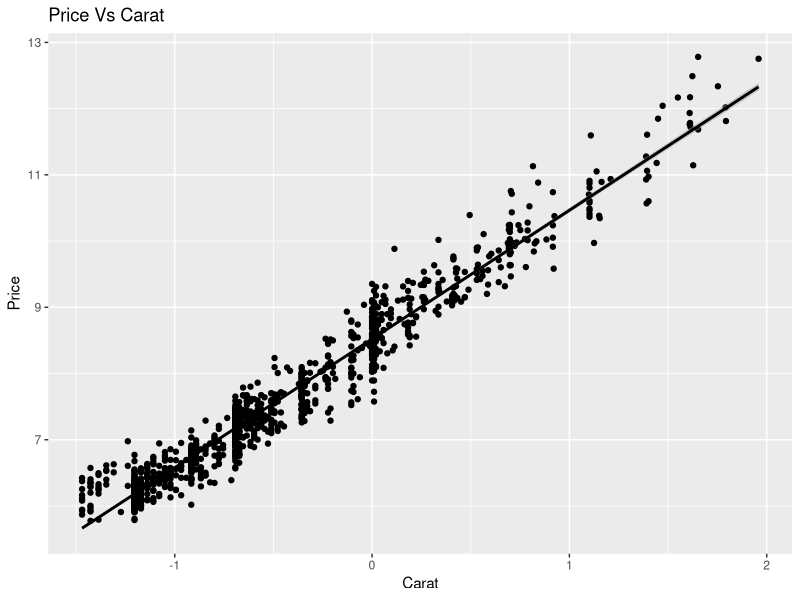
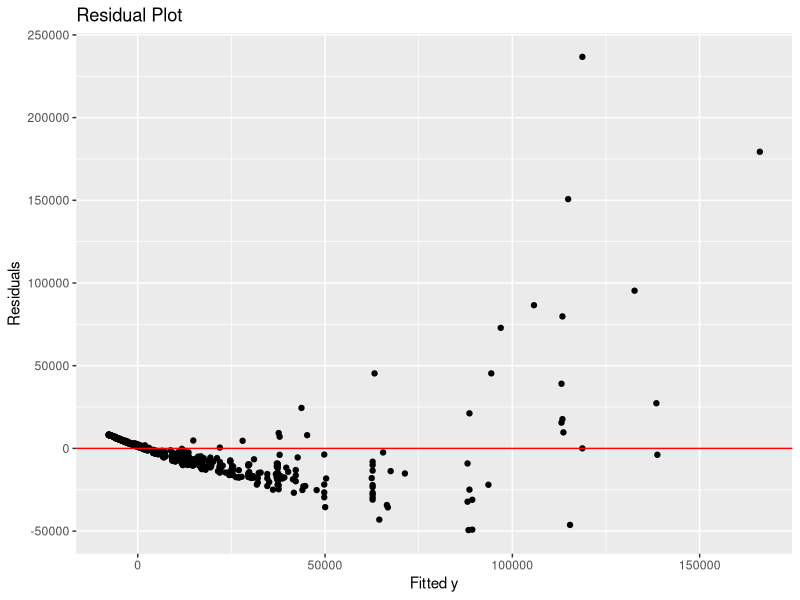
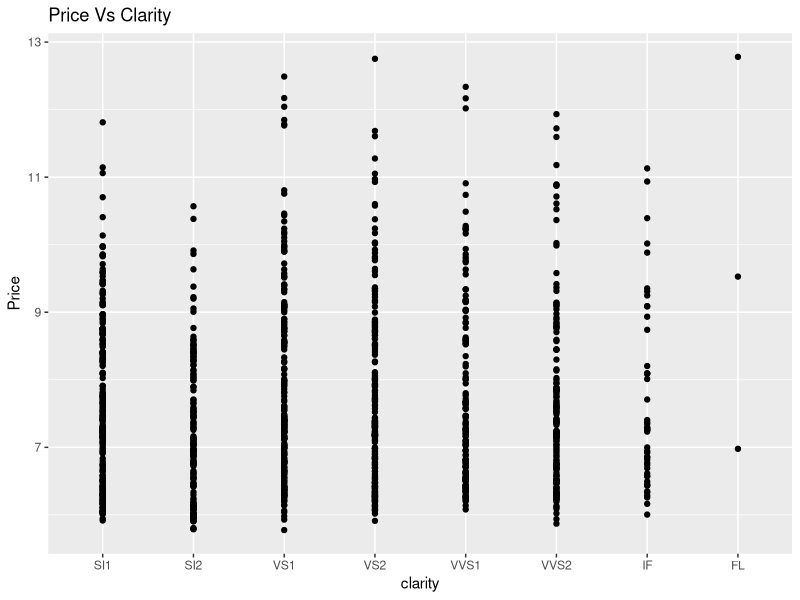
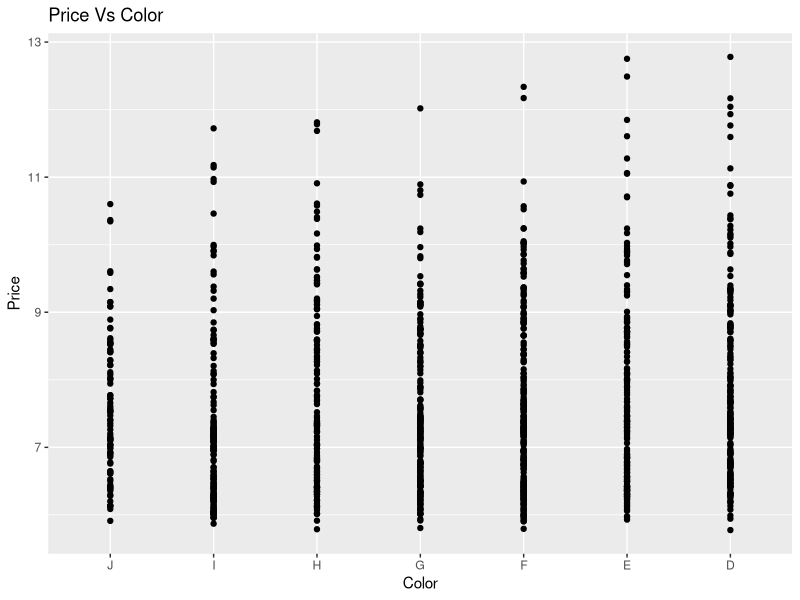
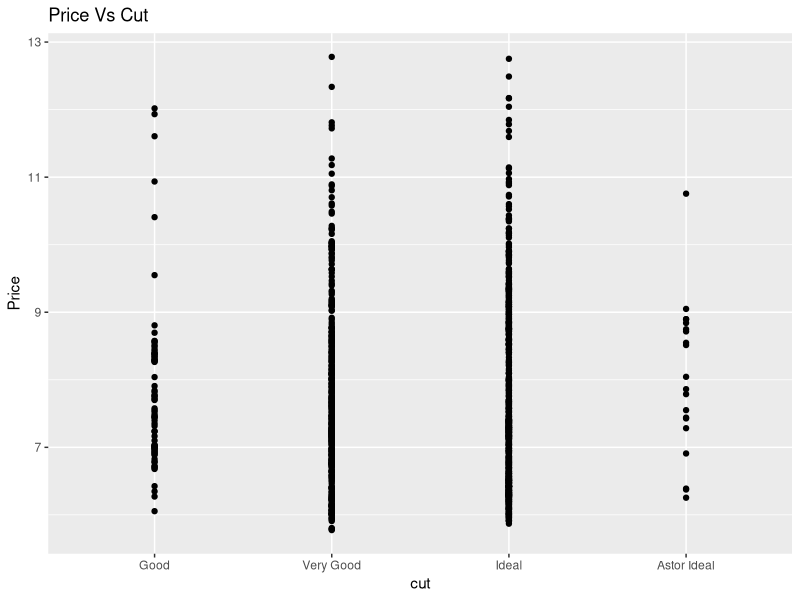
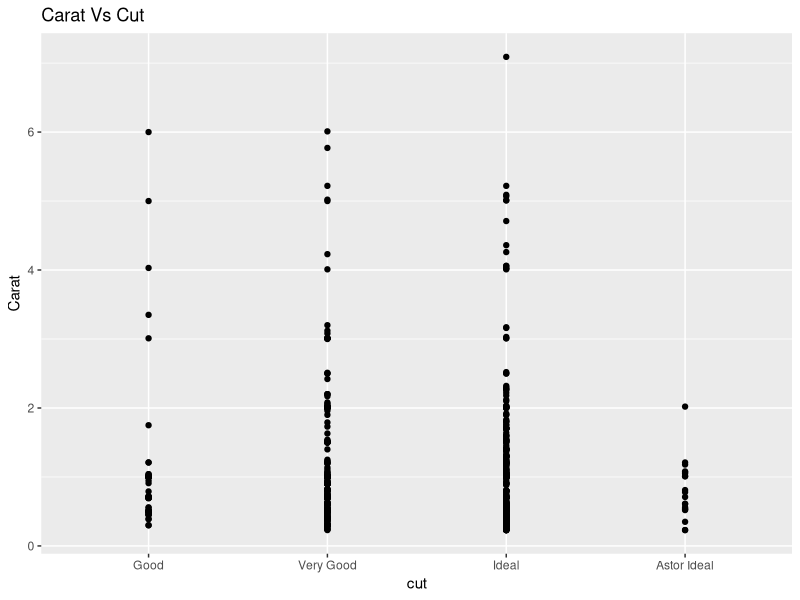
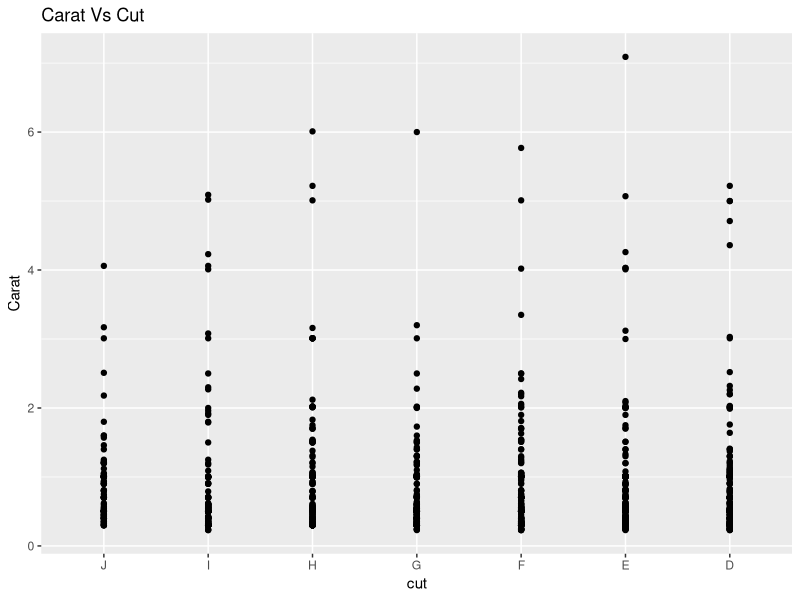
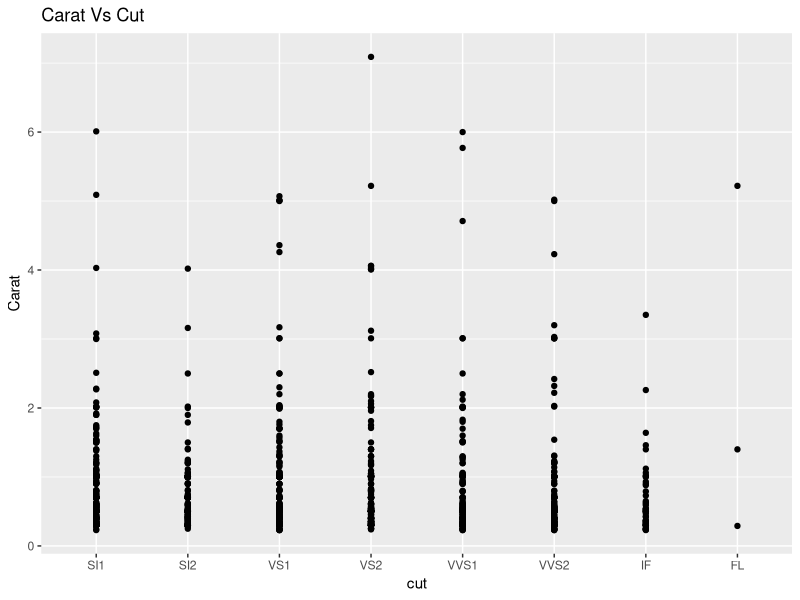

The R source for these figures, in order:
## ---- chunk 1
library(tidyverse)
library(ggplot2)
library(MASS)
library(dplyr)
Data <- read.csv("diamonds4.csv", header= T)
Data$clarity <- factor(Data$clarity, levels = c("SI1", "SI2", "VS1", "VS2", "VVS1", "VVS2", "IF", "FL"))
Data$color <- factor(Data$color, levels = c("J", "I", "H", "G", "F", "E", "D"))
Data$cut <- factor(Data$cut, levels = c("Good", "Very Good", "Ideal", "Astor Ideal"))
## ---- chunk 2
ggplot(Data, aes(x=log(carat), y=log(price)))+
  geom_point()+
  labs(x= "Carat",
       y= "Price",
       title = "Price Vs Carat")+
  geom_smooth(method="lm", col="black")
result <- lm(price~carat, Data)
Data$yhat<-result$fitted.values
Data$res<-result$residuals
ggplot(Data, aes(x=yhat,y=res))+
  geom_point()+
  geom_hline(yintercept=0, color="red")+
  labs(x="Fitted y", y="Residuals", title="Residual Plot")
## ---- chunk 3
ggplot(Data, aes(x= clarity, y=log(price)))+
  geom_point()+
  labs(x= "clarity",
       y= "Price",
       title = "Price Vs Clarity")
## ---- chunk 4
ggplot(Data, aes(x= color, y=log(price)))+
  geom_point()+
  labs(x= "Color",
       y= "Price",
       title = "Price Vs Color")
## ---- chunk 5
ggplot(Data, aes(x= cut, y=log(price)))+
  geom_point()+
  labs(x= "cut",
       y= "Price",
       title = "Price Vs Cut")
## ---- chunk 6
ggplot(Data, aes(x= cut, y=carat))+
  geom_point()+
  labs(x= "cut",
       y= "Carat",
       title = "Carat Vs Cut")
#Carat vs Cut is really low when you get to Astor Ideal
## ---- chunk 7
ggplot(Data, aes(x= color, y=carat))+
  geom_point()+
  labs(x= "cut",
       y= "Carat",
       title = "Carat Vs Cut")
## ---- chunk 8
ggplot(Data, aes(x= clarity, y=carat))+
  geom_point()+
  labs(x= "cut",
       y= "Carat",
       title = "Carat Vs Cut")
## ---- chunk 9
Data$cut <- factor(Data$cut, levels = c("Good", "Very Good", "Ideal", "Astor Ideal"))
ggplot(Data, aes(x=log(carat), y=log(price), color = cut))+
  geom_point()+
  labs(x= "Carat",
       y= "Price",
       title = "Price Vs Carat vs Cut")
ggplot(Data, aes(x=log(carat), y=log(price), color = clarity))+
  geom_point()+
  labs(x= "Carat",
       y= "Price",
       title = "Price Vs Carat vs Clarity")
ggplot(Data, aes(x=log(carat), y=log(price), color = color))+
  geom_point()+
  labs(x= "Carat",
       y= "Price",
       title = "Price Vs Carat vs Color")
ggplot(Data, aes(x=log(carat), y=log(price), color = clarity, shape = cut))+
  geom_point()+
  labs(x= "Carat",
       y= "Price",
       title = "Price Vs Carat vs Cut vs Clarity")
ggplot(Data, aes(x=log(carat), y=log(price), color = color, shape = cut))+
  geom_point()+
  labs(x= "Carat",
       y= "Price",
       title = "Price Vs Carat vs Cut vs Color")
#ggplot(Data, aes(x=log(carat), y=log(price), shape = color, color = clarity))+
  #geom_point()+
  #labs(x= "Carat",
  #     y= "Price",
  #     title = "Price Vs Carat vs Cut vs Clarity")
# bad because I can't show all the data points

ggplot(Data, aes(x=log(carat), y=log(price), shape = cut, color = color))+
  geom_point()+
  facet_wrap(vars(clarity))+
  labs(x= "Carat",
       y= "Price",
       title = "Price Vs Carat vs Cut vs Color vs Clarity")


## ---- chunk 10

ggplot(Data)+
  aes(x=clarity)+
  geom_bar(fill="blue",color="orange")+    
  labs(title = "Distributions of Clarity") +
    theme(
        plot.title = element_text(hjust = 0.5),
        axis.text.x = element_text(angle = 0)
    )

## ---- chunk 11

ggplot(Data)+
  aes(x=cut)+
  geom_bar(fill="blue",color="orange")+
  labs(title = "Distributions of Cut") +
  theme(
      plot.title = element_text(hjust = 0.5),
      axis.text.x = element_text(angle = 0)
    )
## ---- chunk 12

ggplot(Data)+
  aes(x=color)+
  geom_bar(fill="blue",color="orange")+
  labs(title = "Distributions of Color") +
  theme(
      plot.title = element_text(hjust = 0.5),
      axis.text.x = element_text(angle = 0)
    )
## ---- chunk 13
Data <- Data %>% 
  mutate(logprice = log(price))
hist(Data$logprice, 
     col="blue",
     prob = TRUE,
     xlab = "LogPrice",
     main = "Histogram and Density plot of LogPrice")
lines(density(Data$logprice),
      lwd = 2,
      col = "orange")
